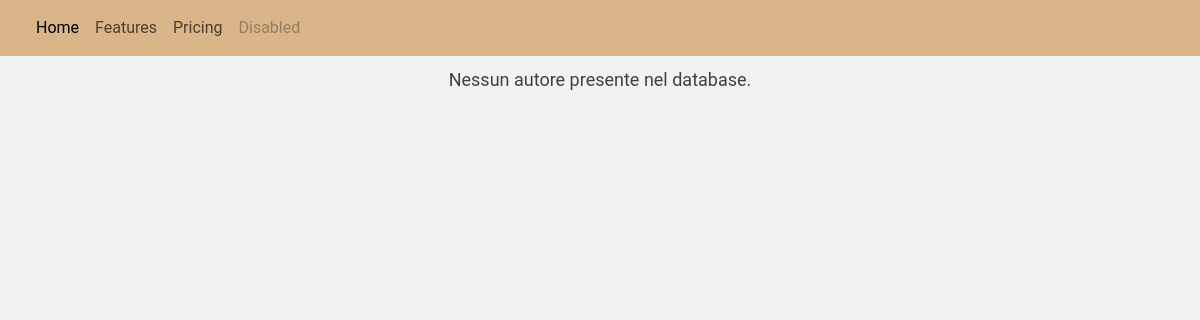
Page /authorsList.php on the earlier database version.
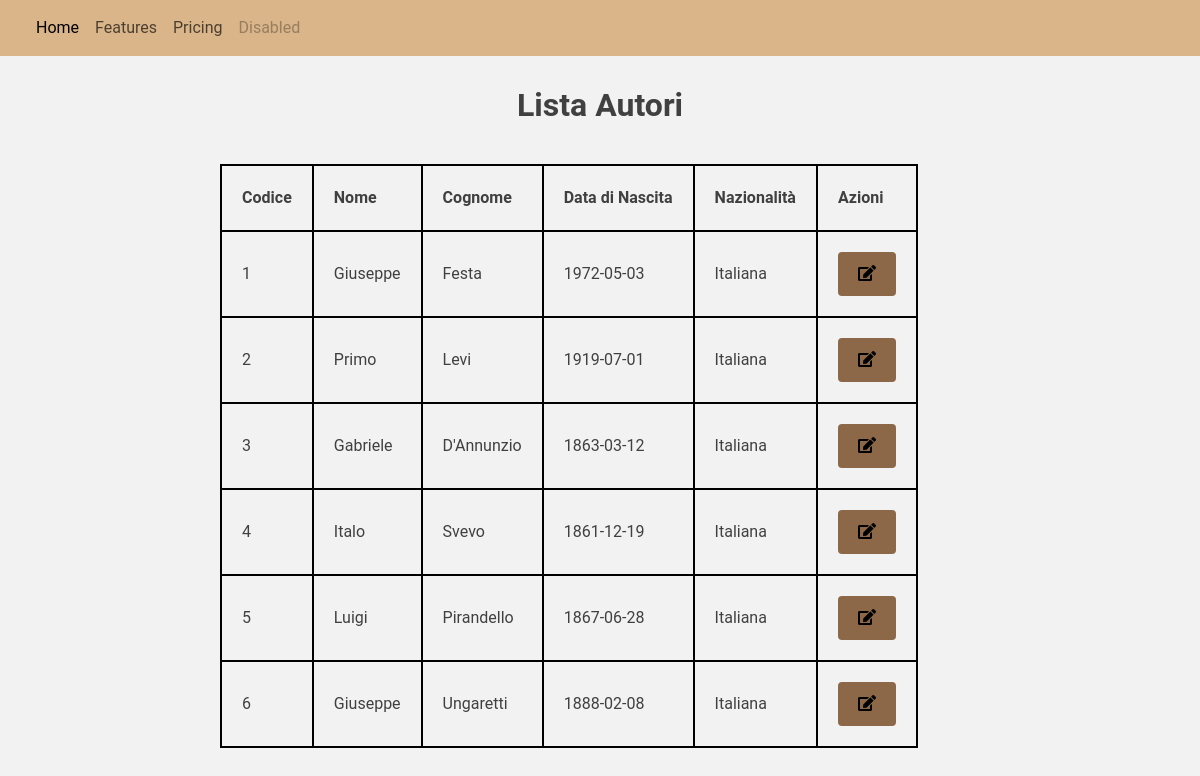
Same page on the later database version.
### tables this page shows
CREATE TABLE `autore` (
  `Codice` int(11) NOT NULL,
  `Nome` varchar(255) DEFAULT NULL,
  `Cognome` varchar(255) DEFAULT NULL,
  `DataNascita` date DEFAULT NULL,
  `Nazionalita` varchar(100) DEFAULT NULL
);

### authorsList.php (the view, shortened to what this page needs)
<!DOCTYPE html>
<html lang="it">
<head>
    <link href="https://cdn.jsdelivr.net/npm/bootstrap@5.3.3/dist/css/bootstrap.min.css" rel="stylesheet">
    <link rel="stylesheet" href="https://cdnjs.cloudflare.com/ajax/libs/font-awesome/5.15.4/css/all.min.css">
    <link rel="stylesheet" href="stylesheet/style.css">
</head>
<body>
    <?php
    include "navbar.php";
    include 'connection.php';
    $authors_sql = "SELECT * FROM autore";
    $authors_result = $conn->query($authors_sql);
    if ($authors_result->num_rows > 0) {
        echo "<div class='container'>";
        echo "<h1>Lista Autori</h1>";
        echo "<table >";
        echo "<thead><tr><th>Codice</th><th>Nome</th><th>Cognome</th><th>Data di Nascita</th><th>Nazionalità</th><th>Azioni</th></tr></thead>";
        echo "<tbody>";
        while($row = $authors_result->fetch_assoc()) {
            echo "<tr>";
            echo "<td>".$row["Codice"]."</td>";
            echo "<td>".$row["Nome"]."</td>";
            echo "<td>".$row["Cognome"]."</td>";
            echo "<td>".$row["DataNascita"]."</td>";
            echo "<td>".$row["Nazionalita"]."</td>";
            echo "<td><a href='modifyAuthor.php?id=".$row["Codice"]."'><button class='action-btn'><i class='fas fa-edit'></i></button></td>";
            echo "</tr>";
        }
        echo "</tbody></table></div>";
    } else {
        echo "<p>Nessun autore presente nel database.</p>";
    }
    ?>
</body>
</html>

### navbar.php (shortened to what this page needs)
<nav class="navbar navbar-expand-lg ">
    <div class="container-fluid">
        <div class="collapse navbar-collapse" id="navbarNav">
        <ul class="navbar-nav">
            <li class="nav-item">
            <a class="nav-link active" aria-current="page" href="#">Home</a>
            </li>
            <li class="nav-item">
            <a class="nav-link" href="#">Features</a>
            </li>
            <li class="nav-item">
            <a class="nav-link" href="#">Pricing</a>
            </li>
            <li class="nav-item">
            <a class="nav-link disabled" aria-disabled="true">Disabled</a>
            </li>
        </ul>
        </div>
    </div>
</nav>

### stylesheet/style.css (style rules this page uses)
:root { --white: #F2F2F2; --gray: #404040; --brown: #BF9B7A; --lightBrown: #D9B589; --darkBrown: #8C6849; }
body { font-family: 'Roboto', sans-serif; background-color: var(--white); color: var(--gray); margin: 0; padding: 0; display: flex; justify-content: center; align-items: center; flex-direction: column; width: 100vw; }
.container { max-width: 800px; padding: 20px; margin: 0 auto; }
h1 { text-align: center; font-size: 32px; color: var(--gray); margin-bottom: 40px; font-weight: 700; }
a { color: var(--gray); }
input[type="submit"], button { background-color: var(--darkBrown); color: B5B4D9; padding: 10px 20px; border: none; border-radius: 4px; cursor: pointer; transition: background-color 0.3s ease; }
th,td { padding: 20px; }
table { border-collapse: collapse; background-color: var(--white); }
tr,th,td { border: 2px solid black; }
nav { background-color: var(--lightBrown); width: 100vw; margin-bottom: 10px; }
p { text-align: center; font-size: 18px; color: var(--gray); }

Differences in the rows shown:
added autore: Codice "1", Nome "Giuseppe", Cognome "Festa", DataNascita "1972-05-03", Nazionalita "Italiana"
added autore: Codice "2", Nome "Primo", Cognome "Levi", DataNascita "1919-07-01", Nazionalita "Italiana"
added autore: Codice "3", Nome "Gabriele", Cognome "D'Annunzio", DataNascita "1863-03-12", Nazionalita "Italiana"
added autore: Codice "4", Nome "Italo", Cognome "Svevo", DataNascita "1861-12-19", Nazionalita "Italiana"
added autore: Codice "5", Nome "Luigi", Cognome "Pirandello", DataNascita "1867-06-28", Nazionalita "Italiana"
added autore: Codice "6", Nome "Giuseppe", Cognome "Ungaretti", DataNascita "1888-02-08", Nazionalita "Italiana"
Other differences:
text no longer shown: "Nessun autore presente nel database."
text now shown: "Lista Autori Codice Nome Cognome Data di Nascita Nazionalità Azioni"
